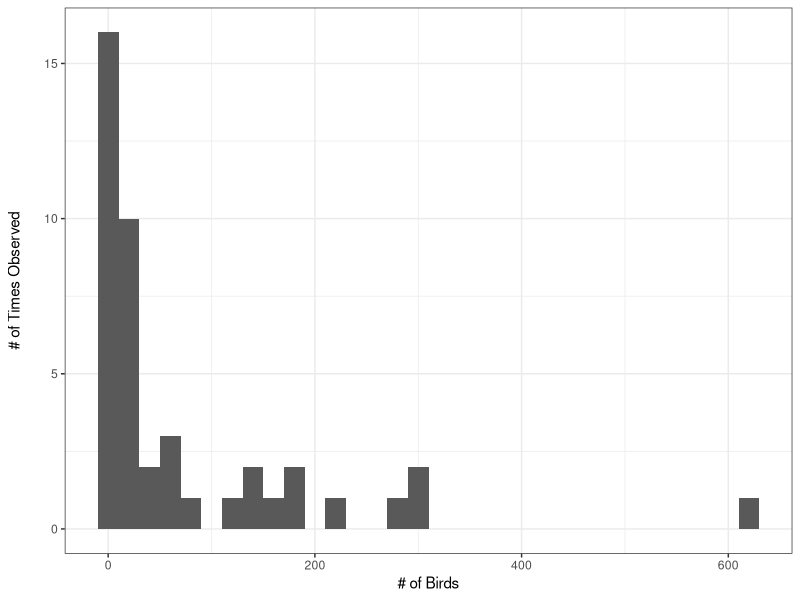
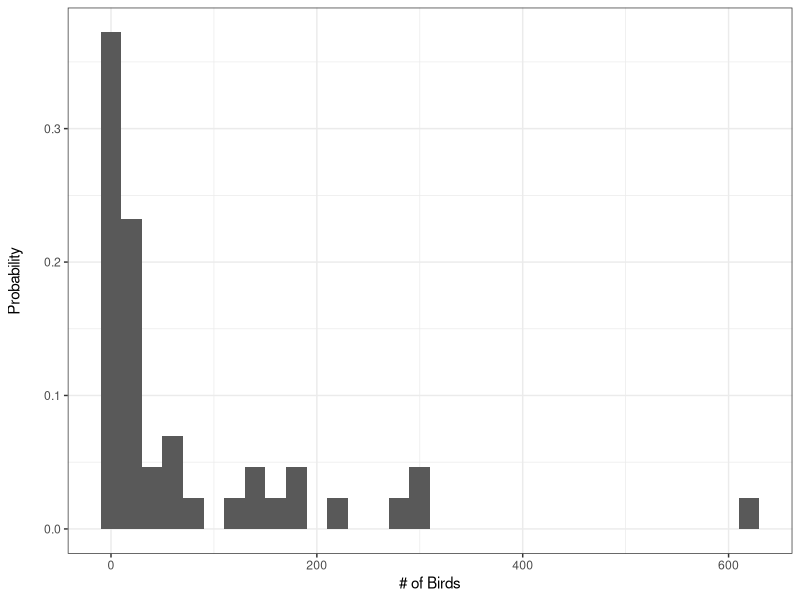
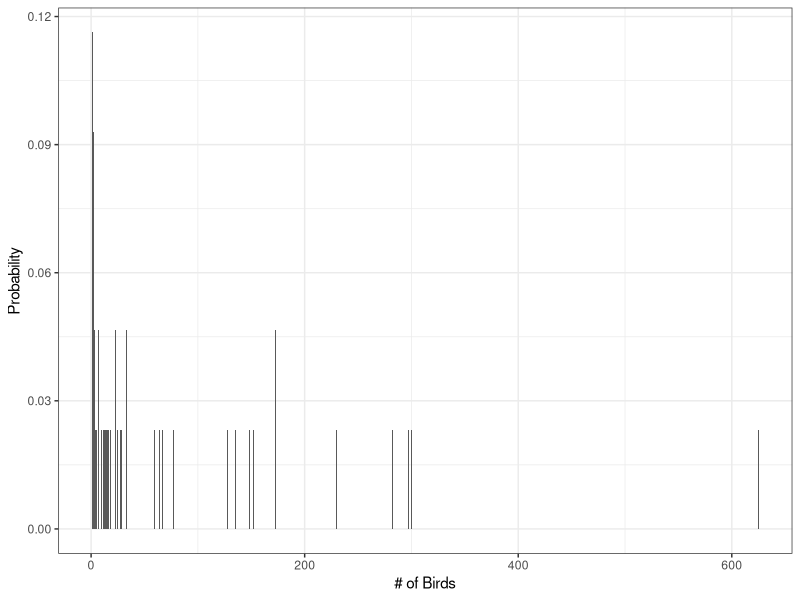
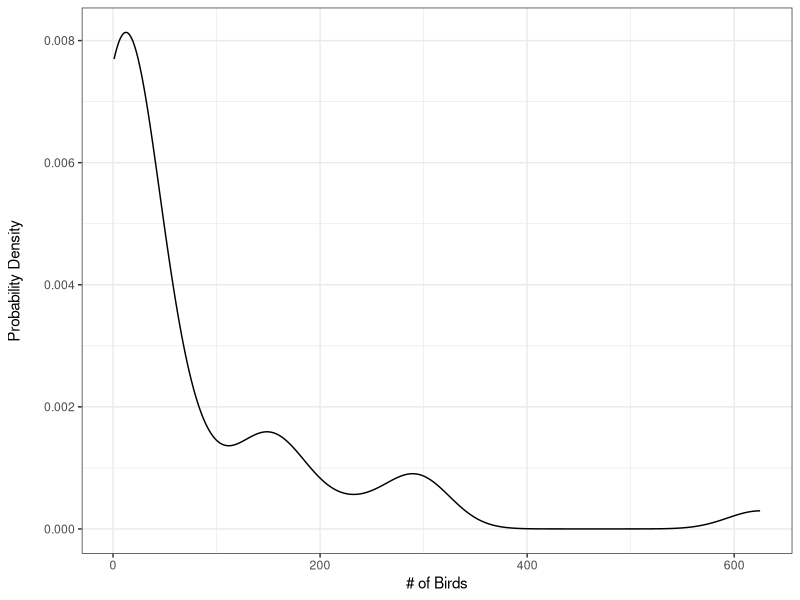
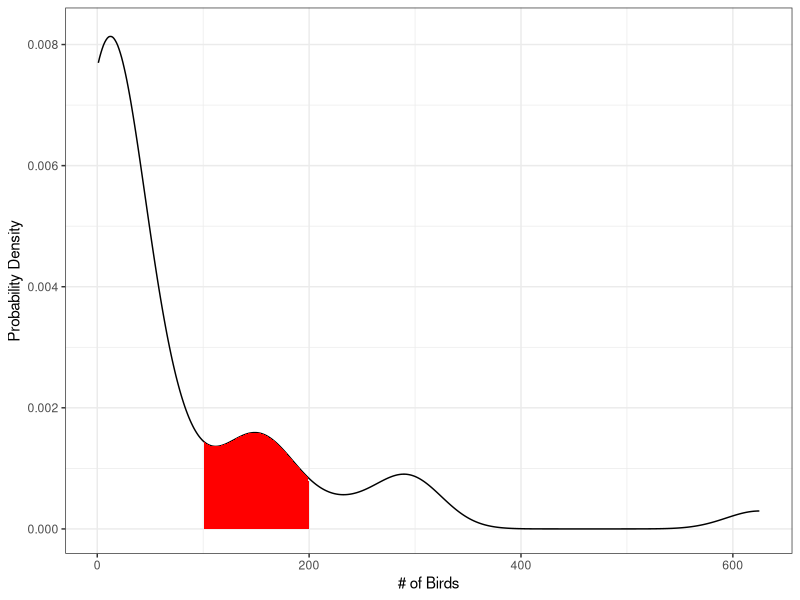
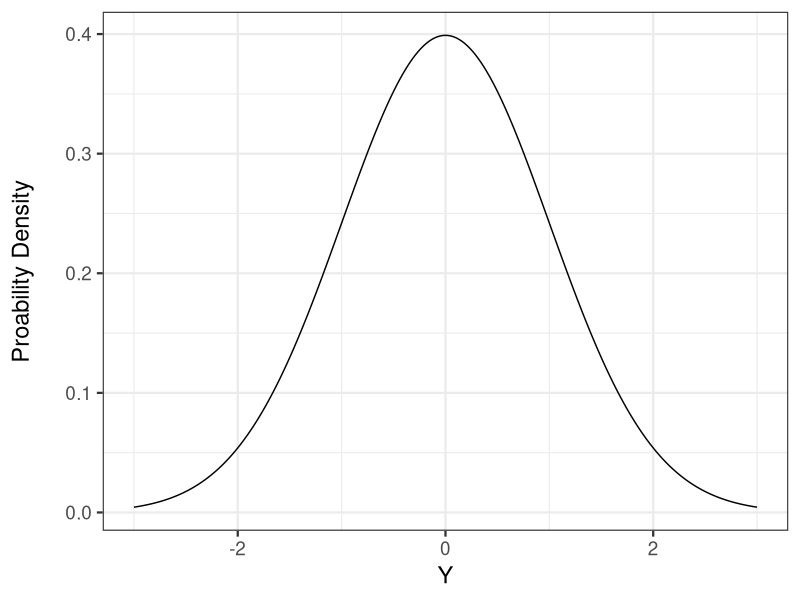
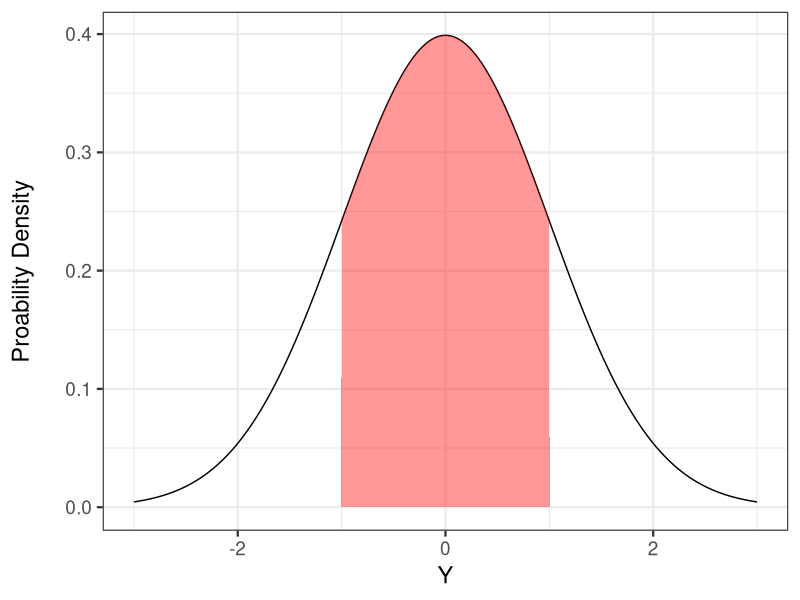
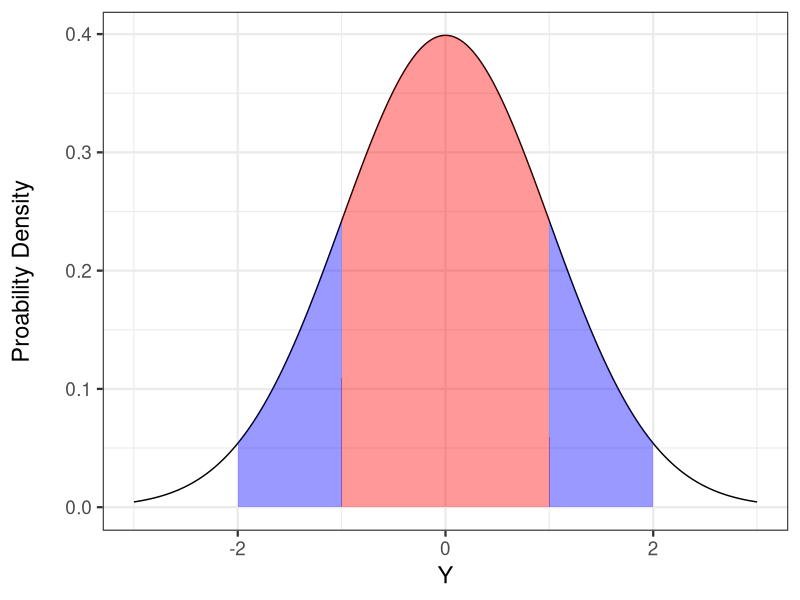

The R script that drew these images, in order:
## ---- chunk 1
library(knitr)
opts_chunk$set(fig.height=4, comment=NA, 
               warning=FALSE, message=FALSE, 
               dev="jpeg", echo=FALSE)
library(ggplot2)
## ---- chunk 2
library(ggplot2)
bird<-read.csv("./data/07/02e1bDesertBirdCensus.csv")

bplot<-ggplot(data=bird, aes(x=Count))+xlab("# of Birds") + theme_bw()
bplot+geom_histogram(binwidth=20)  + ylab("# of Times Observed\n") 

## ---- chunk 3
bplot+geom_histogram(aes(y=..density..*20), binwidth=20)  + ylab("Probability\n") 
## ---- chunk 4
bplot+geom_histogram(aes(y=..density..), binwidth=1)  + ylab("Probability") 
## ---- chunk 5
bplot+geom_density() + ylab("Probability Density\n") 
## ---- chunk 6
dd <- with(density(bird$Count),data.frame(x,y))

bplot+geom_density() + ylab("Probability Density") + 
  geom_area(data=dd, aes(x=ifelse(x>100 & x<200, x, 200), y=y), fill="red") +
  ylim(c(0,0.0082))
## ---- chunk 7

## ---- chunk 8

## ---- chunk 9
vals<-seq(-3,3,.01)
normPlot<-ggplot(mapping = aes(x=vals, y=dnorm(vals))) +
  geom_line() +
  xlab("Y") +
  ylab("Proability Density\n") +
  theme_bw(base_size=17) 

normPlot 
## ---- chunk 10
normPlot + geom_area(mapping = (aes(x=seq(-1,1,.01), y=dnorm(seq(-1,1,.01)))), fill="red", alpha=0.4)
## ---- chunk 11
normPlot + geom_area(mapping = (aes(x=seq(-1,1,.01), y=dnorm(seq(-1,1,.01)))), fill="red", alpha=0.4) +
  geom_area(mapping = (aes(x=seq(-2,-1,.01), y=dnorm(seq(-2,-1,.01)))), fill="blue", alpha=0.4) +
  geom_area(mapping = (aes(x=seq(1,2,.01), y=dnorm(seq(1,2,.01)))), fill="blue", alpha=0.4) 

## ---- chunk 12
normPlot + 
  geom_area(mapping = (aes(x=seq(-3,-2,.01), y=dnorm(seq(-3,-2,.01)))), fill="purple", alpha=0.4)
## ---- chunk 13
normPlot + 
  geom_area(mapping = (aes(x=seq(-3,-2,.01), y=dnorm(seq(-3,-2,.01)))), fill="purple", alpha=0.4) +
  annotate(x=-2.2, y=0.01, geom="text", label=round(pnorm(-2), 2))
## ---- chunk 14
normPlot + 
  geom_area(mapping = (aes(x=seq(-3,-2,.01), y=dnorm(seq(-3,-2,.01)))), fill="purple", alpha=0.4) +
  geom_area(mapping = (aes(x=seq(-2,-1,.01), y=dnorm(seq(-2,-1,.01)))), fill="blue", alpha=0.4) +
  geom_area(mapping = (aes(x=seq(-1,0,.01), y=dnorm(seq(-1,0,.01)))), fill="red", alpha=0.4) +
  annotate(x=-2.2, y=0.01, geom="text", label=round(pnorm(-2), 2))+
  annotate(x=-1.5, y=0.01, geom="text", label=round(pnorm(-1), 2))+
  annotate(x=-0.5, y=0.01, geom="text", label=round(pnorm(-0), 2))
## ---- chunk 15

ggplot(mapping = aes(y=seq(0,1,.01), x=qnorm(seq(0,1,.01)))) + 
  geom_line() + 
  ylim(0,1) + 
  theme_bw(base_size=15) +
  xlab("Y") +
  ylab("Quantile\n")
## ---- chunk 16

## ---- chunk 17
corgi <- seq(4,10, .01)
corgiDist <- dnorm(corgi, 7,1)
corgiPlot <- ggplot(data.frame(corgi = corgi, corgiDist = corgiDist)) +
  geom_line(mapping = aes(x=corgi, y=corgiDist)) +
  theme_bw(base_size=17) +
  xlab("Chest Hair Length (cm)") + ylab("Probability Density\n") + 
  scale_y_continuous(expand=c(0.01,0))
corgiPlot
## ---- chunk 18
corgiPlot2 <- corgiPlot +
  geom_vline(lty=2, lwd=2, color="red", xintercept=5)
corgiPlot2
## ---- chunk 19
px <- seq(4,5,.01)
py <- dnorm(px, 7, 1)
corgiPlot2 <- corgiPlot2 +
  geom_area(fill="red", alpha=0.4, data=data.frame(px = px, py = py), mapping = aes(x=px, y=py))
corgiPlot2
## ---- chunk 20
px2 <- seq(9,10,.01)
py2 <- dnorm(px2, 7, 1)
corgiPlot2 + 
  geom_area(fill="red", alpha=0.4, data=data.frame(px = px2, py = py2), mapping = aes(x=px, y=py)) +
  geom_vline(aes(xintercept=9), color="red", lwd=2, lty=2)
